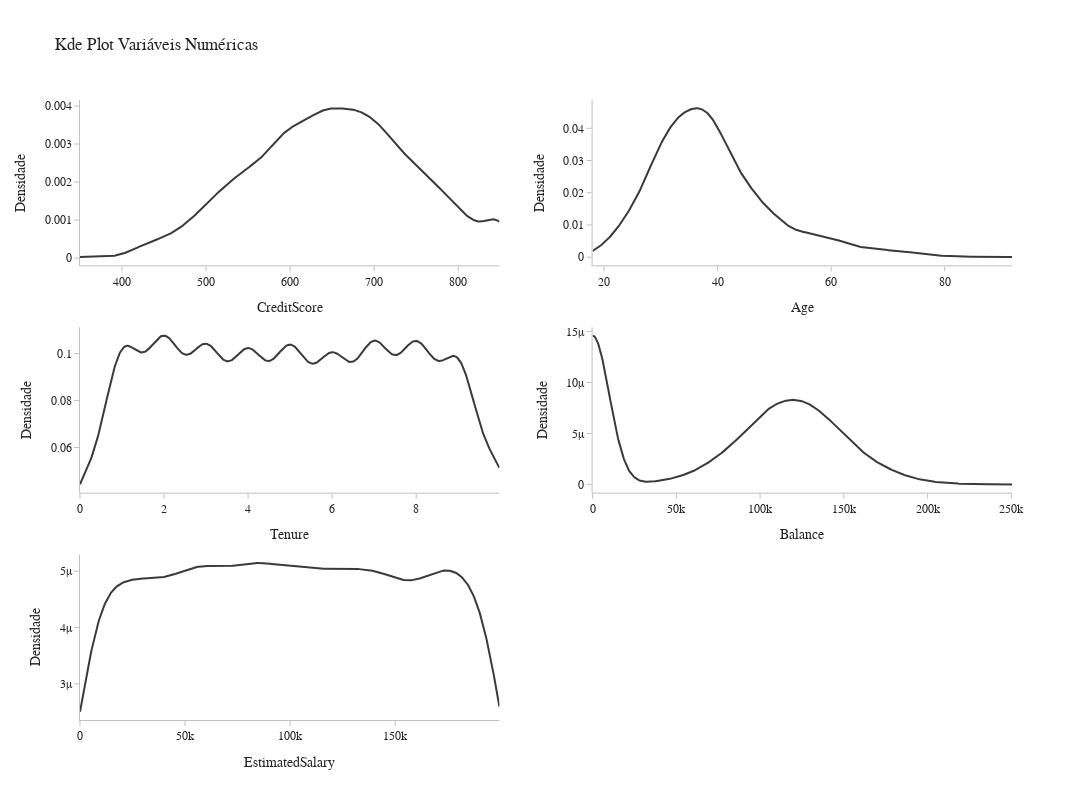

This figure's notebook cell:
### Markdown cell above
Algumas observações:
- A maioria dos clientes do banco são franceses, correspondendo a 50,14 % do total dos clientes. O restante dos clientes são espanhóis e alemãos com praticamente a mesma quantidade.
- Há 54,57% de homens e 45,43% de mulheres.
- 70,55% dos clientes possui cartão de crédito.
- Metade dos clientes são ativos e metade não são ativos.
- A maioria das pessoas tem 1 ou 2 produtos.

### Code cell
fig2 = make_subplots(rows=3,cols=2)
rows = [1,1,2,2,3]
cols= [1,2,1,2,1]

# função que plot um gráfico de kde para as variáveis numéricas afim de visualizar as distribuições
def kde_plot_num_variables(df: pd.DataFrame):
    list_traces = list()
    for column in df.columns:
        trace = ff.create_distplot([df[column]],group_labels=[column],show_rug=False,colors=['#373A40'])
        list_traces.append(trace.data[1])

    return list_traces

traces = kde_plot_num_variables(numerical_variables)
fig2.add_traces(traces,rows=rows,cols=cols)
fig2.update_layout(title = 'Kde Plot Variáveis Numéricas',width=1300,height =800,showlegend=False,template='simple_white',font_family='RockWell')
fig2.update_yaxes(title_text = 'Densidade',tickcolor='silver',linecolor='silver')

i=0
for column in numerical_variables.columns:
    fig2.update_xaxes(title_text = column,tickcolor='silver',linecolor='silver',row=rows[i],col=cols[i])
    i+=1
fig2.show()

### Figure 1 — Plotly figure (JSON) as saved in the notebook; plotly's stock layout.template omitted (floating-point values rounded to 4 significant figures; data arrays with more than 128 entries replaced by an {"elided": "..."} marker saying what was removed)
{"data": [{"legendgroup": "CreditScore", "marker": {"color": "#373A40"}, "mode": "lines", "name": "CreditScore", "showlegend": false, "type": "scatter", "x": {"elided": "500 int values"}, "xaxis": "x", "y": {"elided": "500 float values"}, "yaxis": "y"}, {"legendgroup": "Age", "marker": {"color": "#373A40"}, "mode": "lines", "name": "Age", "showlegend": false, "type": "scatter", "x": {"elided": "500 float values"}, "xaxis": "x2", "y": {"elided": "500 float values"}, "yaxis": "y2"}, {"legendgroup": "Tenure", "marker": {"color": "#373A40"}, "mode": "lines", "name": "Tenure", "showlegend": false, "type": "scatter", "x": {"elided": "500 float values"}, "xaxis": "x3", "y": {"elided": "500 float values"}, "yaxis": "y3"}, {"legendgroup": "Balance", "marker": {"color": "#373A40"}, "mode": "lines", "name": "Balance", "showlegend": false, "type": "scatter", "x": {"elided": "500 float values"}, "xaxis": "x4", "y": {"elided": "500 float values"}, "yaxis": "y4"}, {"legendgroup": "EstimatedSalary", "marker": {"color": "#373A40"}, "mode": "lines", "name": "EstimatedSalary", "showlegend": false, "type": "scatter", "x": {"elided": "500 float values"}, "xaxis": "x5", "y": {"elided": "500 float values"}, "yaxis": "y5"}], "layout": {"font": {"family": "RockWell"}, "height": 800, "showlegend": false, "title": {"text": "Kde Plot Variáveis Numéricas"}, "width": 1300, "xaxis": {"anchor": "y", "domain": [0, 0.45], "linecolor": "silver", "tickcolor": "silver", "title": {"text": "CreditScore"}}, "xaxis2": {"anchor": "y2", "domain": [0.55, 1], "linecolor": "silver", "tickcolor": "silver", "title": {"text": "Age"}}, "xaxis3": {"anchor": "y3", "domain": [0, 0.45], "linecolor": "silver", "tickcolor": "silver", "title": {"text": "Tenure"}}, "xaxis4": {"anchor": "y4", "domain": [0.55, 1], "linecolor": "silver", "tickcolor": "silver", "title": {"text": "Balance"}}, "xaxis5": {"anchor": "y5", "domain": [0, 0.45], "linecolor": "silver", "tickcolor": "silver", "title": {"text": "EstimatedSalary"}}, "xaxis6": {"anchor": "y6", "domain": [0.55, 1]}, "yaxis": {"anchor": "x", "domain": [0.7333, 1], "linecolor": "silver", "tickcolor": "silver", "title": {"text": "Densidade"}}, "yaxis2": {"anchor": "x2", "domain": [0.7333, 1], "linecolor": "silver", "tickcolor": "silver", "title": {"text": "Densidade"}}, "yaxis3": {"anchor": "x3", "domain": [0.3667, 0.6333], "linecolor": "silver", "tickcolor": "silver", "title": {"text": "Densidade"}}, "yaxis4": {"anchor": "x4", "domain": [0.3667, 0.6333], "linecolor": "silver", "tickcolor": "silver", "title": {"text": "Densidade"}}, "yaxis5": {"anchor": "x5", "domain": [0, 0.2667], "linecolor": "silver", "tickcolor": "silver", "title": {"text": "Densidade"}}, "yaxis6": {"anchor": "x6", "domain": [0, 0.2667], "linecolor": "silver", "tickcolor": "silver", "title": {"text": "Densidade"}}}}
